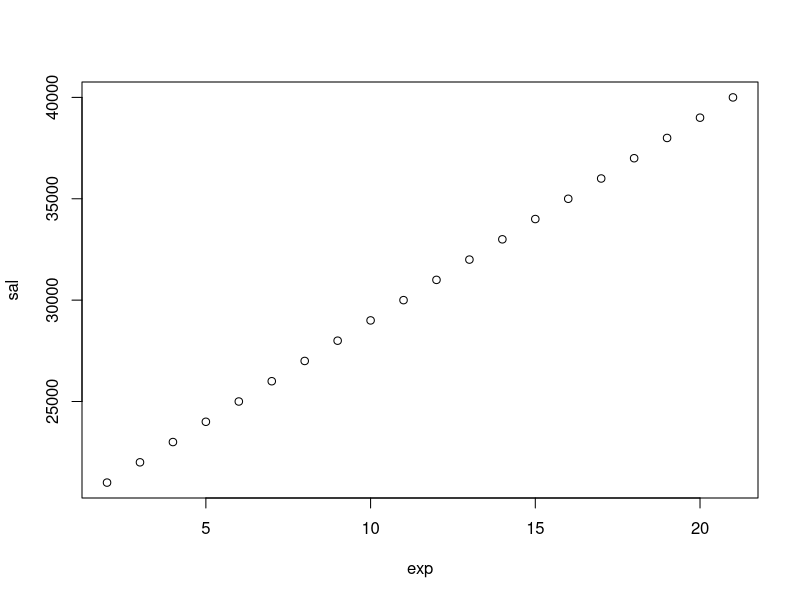
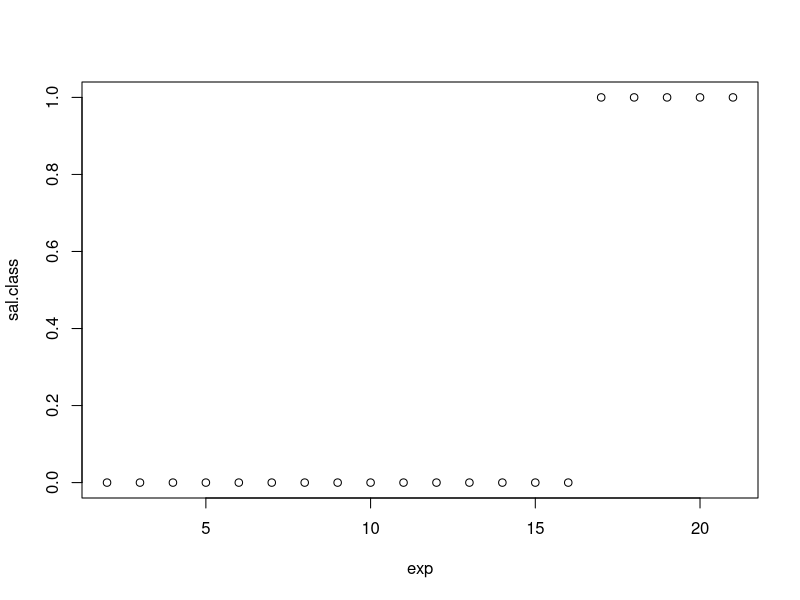
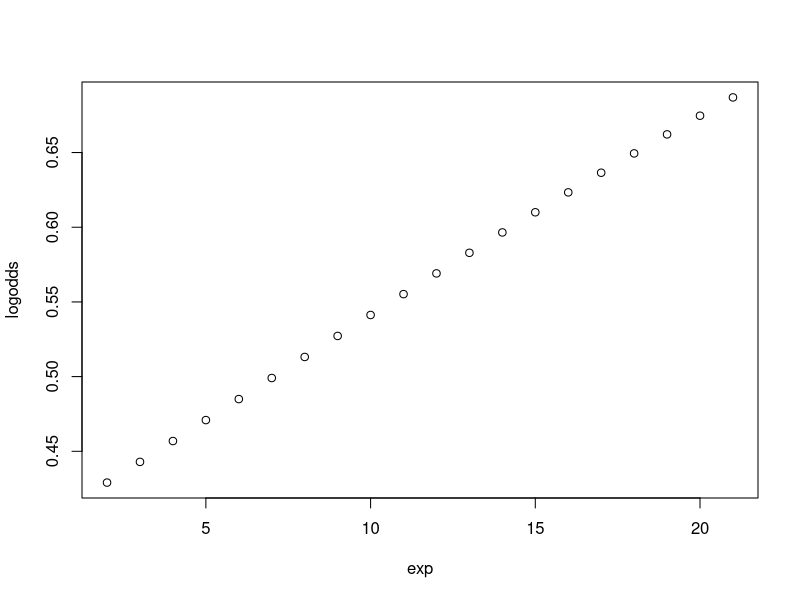

R code for these plots, in order: (Note: this script raises an error after producing the figures.)

################### Logistic Regression : Concept ###################

#create 2 vectors
sal <- seq(21000, 40000, 1000)
exp <- 2:21

#join to make a dataframe
da <- data.frame(sal,exp) ; da

#plot to view relation of experience with salary
plot(sal~exp, da)

#create a new binary variable and assign high/low 
da$sal.class <- ifelse(sal > 35000 , 1, 0) ; da

#plot the salary binary variable with experience
plot(sal.class~exp, da)

#building a linear regression model to find the predicted values
model <- lm(sal.class ~ exp , da)

#the predicted values (b0+b1x)
da$pred <- predict.lm(model , newdata = da) ; da


#P= e^(b0+b1x) / 1 + e^(b0+b1x)
da$logodds <- exp(da$pred) / (1 + exp(da$pred)) ; da


#plot logodds probability with exp
plot(logodds ~ exp, da)







################### Logistic Regression : Boston ###################
#taking the regular boston dataset and converting the DV into binary variable to run logit

rm(list=ls())
library(MASS); data(Boston)

names(Boston)

summary(Boston$medv)

#create a new variable with the DV using ifelse
Boston$class_medv <- ifelse (Boston$medv >= 25, "High", "Low")

#check if new variable is created
View(Boston)

#check the variable: variable is in character format
summary(Boston$class_medv)

#convert to factor so it becomes useful in the model
Boston$class_medv <- as.factor(Boston$class_medv)

#check variable: converted to factor
summary(Boston$class_medv)

#remove original medv variable
Boston$medv <- NULL
View(Boston)


#build model
model <- glm(class_medv ~ . , family = binomial(logit) , data = Boston)
summary(model)

#optimize model with step function
model <- step(model)
summary(model)


#removing "nox" manually as its p > 0.05
glm(formula = class_medv ~ rm + dis + rad + tax + ptratio + 
      lstat, family = binomial(logit), data = Boston)


#write the predicted values to the dataset : 
    #in this case the log odds values are written
Boston$pred <- predict.glm(model , Boston)
View(Boston)

#for probability values
Boston$pred <- predict.glm(model , Boston, type = "response")
View(Boston)

#flag the predicted values as hi/lo (< 0.5 since we modeled base value as 0)
Boston$flag <- as.factor(ifelse(Boston$pred <= 0.5, "High", "Low"))

#create a confusion matrix bearing the actual vs pred values
table(Actual = Boston$class_medv , Predicted = Boston$flag)

#overall model accuracy
(106+357)/(106+26+17+357)


